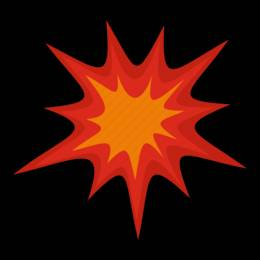
#> input picture blast.jpg, 260 x 260 px
$ python main.py
#> lines starting #> are read from the running program, lines starting #| are printed output that depends on the picture; after the words box and inside, x2 and y2 are one past the last pixel; in counts of white or black regions, pixels touching at a corner belong together
import cv2
import numpy as np
from collections import deque


class BackgroundExtraction:
    def __init__(self, width, height, scale, maxlen=10):
#> called with width = 640, height = 480, scale = 2, maxlen = 5
        self.maxlen = maxlen
        self.scale = scale
        self.width = width // scale
        self.height = height // scale
        self.buffer = deque(maxlen=maxlen)
        self.background = None

    def calculate_background(self):
        self.background = np.zeros((self.height, self.width), dtype='float32')
        for item in self.buffer:
            self.background += item
        self.background /= len(self.buffer)

    def update_background(self, old_frame, new_frame):
        self.background -= old_frame / self.maxlen
        self.background += new_frame / self.maxlen

    def update_frame(self, frame):
        if len(self.buffer) < self.maxlen:
            self.buffer.append(frame)
            self.calculate_background()
        else:
            old_frame = self.buffer.popleft()
            self.buffer.append(frame)
            self.update_background(old_frame, frame)

    def get_background(self):
        return self.background.astype('uint8')

    def apply(self, frame):
        down_scale = cv2.resize(frame, (self.width, self.height))
        gray = cv2.cvtColor(down_scale, cv2.COLOR_BGR2GRAY)
        gray = cv2.GaussianBlur(gray, (5, 5), 0)

        self.update_frame(gray)
        abs_diff = cv2.absdiff(bg_buffer.get_background(), gray)
        _, ad_mask = cv2.threshold(abs_diff, 15, 255, cv2.THRESH_BINARY)
        return cv2.resize(ad_mask, (self.width*self.scale, self.height*self.scale))


class Game:
    def __init__(self, width, height, size=50):
#> called with width = 640, height = 480, size = 50
        self.width = width
        self.height = height
        self.size = size

        self.bomb = cv2.imread('blast.jpg')
#> self.bomb is the input picture: shape (260, 260, 3); mean B, G, R 6.5, 16.1, 56.6
        self.bomb = cv2.resize(self.bomb, (self.size, self.size))
#> self.bomb: shape (50, 50, 3)
        grey = cv2.cvtColor(self.bomb, cv2.COLOR_BGR2GRAY)
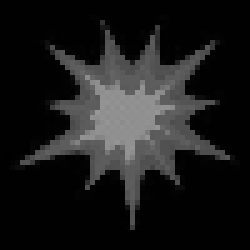
#> grey: shape (50, 50) (shown 5 times larger); min 0, max 151, mean 27.2

        # masking - take all the color codes which are equal or above 1, and convert them to value 255
        _, self.mask = cv2.threshold(grey, 1, 255, cv2.THRESH_BINARY)
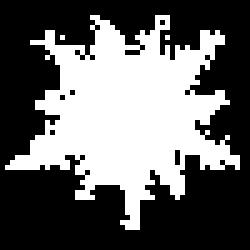
#> self.mask: shape (50, 50) (shown 5 times larger); 39.6% white; 3 white regions (2 under 20 px), largest, box (x1, y1, x2, y2) and area: (1, 3, 48, 46) 989

        self.x = np.random.randint(0, self.width - self.size)
        self.y = 0
        self.speed = 2
        self.score = 0

    def update_frame(self,frame):
        # inserting the bomb
        roi = frame[self.y: self.y+self.size,  self.x: self.x+self.size]
        roi[np.where(self.mask)] = 0  # all the places where mask values are non zero, put those as 0 in roi
        roi += self.bomb

    def update_position(self, fg_mask):
        self.y += self.speed
        if self.y+self.size == self.height:
            self.score += 1
            self.y = 0
            self.x = np.random.randint(0, self.width - self.size)
            self.speed = np.random.randint(5,15)

        # region of interest :roi
        roi = fg_mask[self.y: self.y+self.size,  self.x: self.x+self.size]
        check = np.any(roi[np.where(self.mask)])
        if check:
            self.score -= 1
            self.y = 0
            self.x = np.random.randint(0, self.width-self.size)
            self.speed = np.random.randint(15,20)
        return check


width = 640
height = 480
scale = 2

cap = cv2.VideoCapture(0)
cap.set(cv2.CAP_PROP_FRAME_WIDTH, width)
cap.set(cv2.CAP_PROP_FRAME_HEIGHT, height)

bg_buffer = BackgroundExtraction(width, height, scale, maxlen=5)

game = Game(width=width,height=height)

while True:
    # Reading, resizing, and flipping the frame
    _, frame = cap.read()
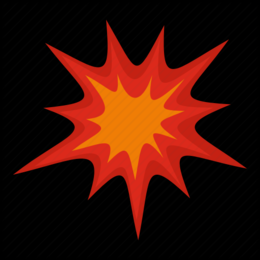
#> input picture blast.png, 260 x 260 px, given in place of the camera
#> frame is the input picture: shape (260, 260, 3); mean B, G, R 5.6, 15.7, 56.2
    frame = cv2.resize(frame, (width, height))
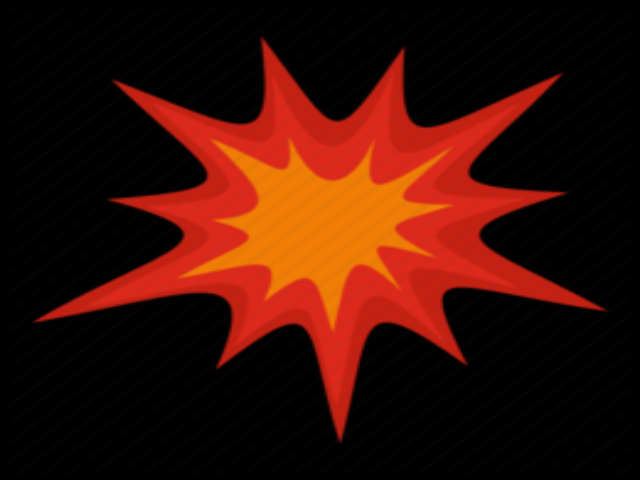
#> frame: shape (480, 640, 3); mean B, G, R 5.5, 15.6, 56.1
    frame = cv2.flip(frame, 1)
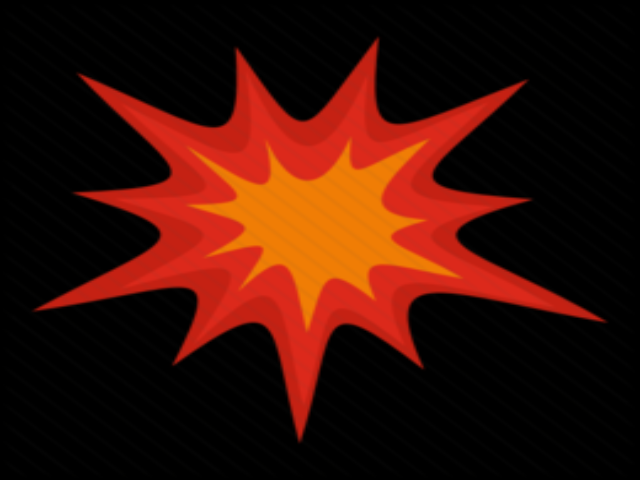
#> frame: shape (480, 640, 3); mean B, G, R 5.5, 15.6, 56.1

    # Processing the frame
    fg_mask = bg_buffer.apply(frame)
#> in apply, `gray = cv2.cvtColor(down_scale, cv2.COLOR_BGR2GRAY)`:
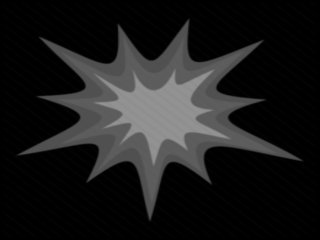
#> gray: shape (240, 320); min 0, max 146, mean 26.6
#> in apply, `abs_diff = cv2.absdiff(bg_buffer.get_background(), gray)`: abs_diff: shape (240, 320); every value is 0
#> in apply, `return cv2.resize(ad_mask, (self.width*self.scale, self.height*self.sc..`: returned value: shape (480, 640); every value is 0


    text = f"Score: {game.score}"
    cv2.putText(frame,text,(20,40),cv2.FONT_HERSHEY_PLAIN, 2.0, (255,0,0),2)

    hit = game.update_position(fg_mask)
#> in update_position, `roi = fg_mask[self.y: self.y+self.size,  self.x: self.x+self.size]`: roi: shape (50, 50); every value is 0
#> in update_position, `check = np.any(roi[np.where(self.mask)])`: check = False
#> hit = False
    game.update_frame(frame)
#> in update_frame, `roi[np.where(self.mask)] = 0`: roi: shape (50, 50, 3); mean B, G, R 0.358, 0.376, 0.376
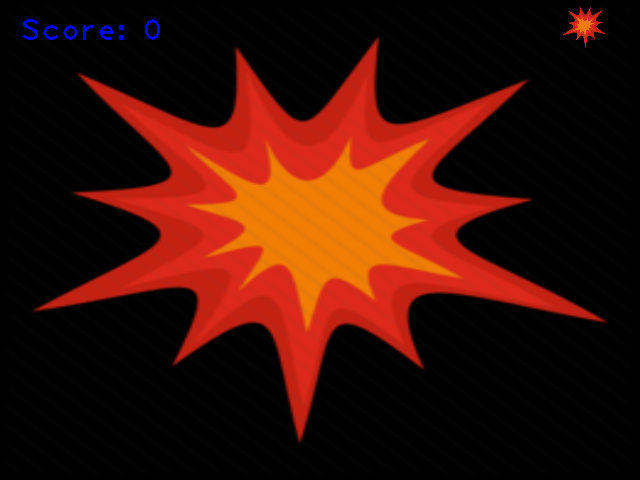
#> frame: shape (480, 640, 3); mean B, G, R 6.1, 15.8, 56.6

    if hit:
        frame[:,:,2] = 255

    # cv2.imshow("FG Mask", fg_mask)
    cv2.imshow("Webcam", frame)

    if cv2.waitKey(1) == ord('q'):
#> (key q is pressed here)
        break
